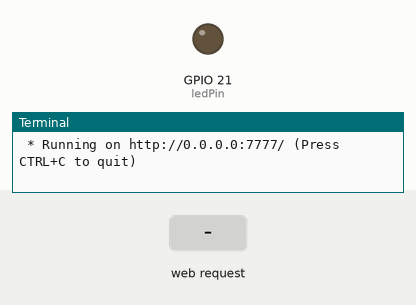
Simulated run of this program. Board: Raspberry Pi (BCM pin numbers). Shown: output pins drawn as LEDs (lit = HIGH), the last lines printed to the terminal. The test bench sets the inputs (shaded band). The clock reads 2024-03-15 10:24:30 at power-on unless the program sets it.

Above: at 1.2 s.
1.3 s: HTTP request for /data received with the fields led=on
At 2.5 s:
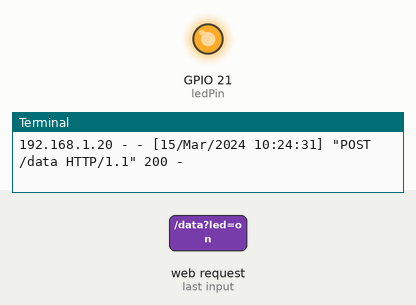
2.8 s: HTTP request for /data received with the fields led=off
At 3.6 s:
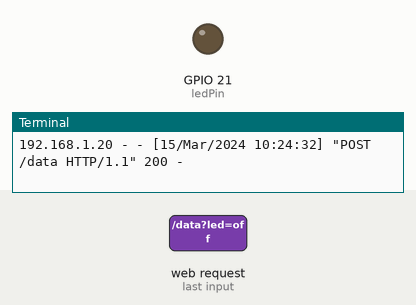
Timing chart, 0 to 5.8 s (numbered marks = the images above; inputs shaded):
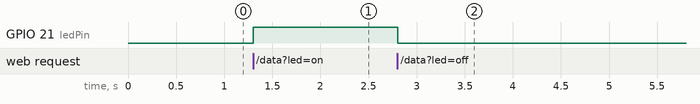

Measured:
- after the input at 1.3 s, GPIO 21 (ledPin): LOW → HIGH at once
- after the input at 2.8 s, GPIO 21 (ledPin): HIGH → LOW at once

The program:

flask06.py
```python
from flask import Flask, request, render_template
import RPi.GPIO as GPIO

app = Flask(__name__)

ledPin = 21

# GPIO 초기화
GPIO.setmode(GPIO.BCM)
GPIO.setup(ledPin, GPIO.OUT)

@app.route('/')
def home():
    return render_template("index.html")

@app.route('/data', methods=['POST'])
def data():
    data = request.form['led']

    if data == 'on':
        GPIO.output(ledPin, GPIO.HIGH)
    elif data == 'off':
        GPIO.output(ledPin, GPIO.LOW)

    return home()

if __name__ == '__main__':
    try:
        app.run(host='0.0.0.0', port=7777, debug=True)
    finally:
        GPIO.cleanup()  # GPIO 핀 정리
```
